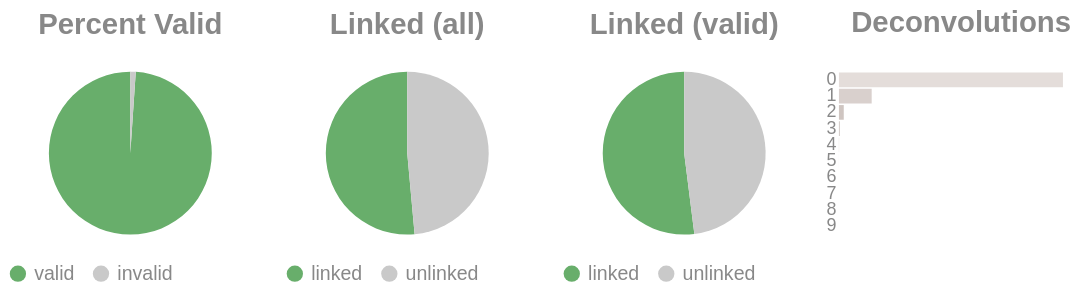

Write notebook code for a chart like this one.
### Code cell
if SKIPLR:
    pass
else:
    clash = Counter()
    for i in valids['molecule'].to_list():
        _mol = i.split("-")
        if len(_mol) == 1:
            clash.update('0')
        else:
            clash.update(_mol[-1])

    _d = {"deconvolutions": [], 'count': []}
    for k,v in clash.items():
        _d['deconvolutions'].append(k)
        _d['count'].append(v)

    tot_valid = valids['reads'].sum()
    mask = valids['reads'] >= 2
    n_linked_reads = valids.filter(mask)['reads'].sum()
    if n_linked_reads == 0:
        print_html("No linked molecules (>=2 reads) were detected; skipping linked-only distributions.")
        SKIPLR = True
    else:
        perc_valid = round(tot_valid / n_reads, 4)
        linked_perc_abs = round(n_linked_reads / n_reads, 4)
        linked_perc = round(n_linked_reads / tot_valid, 4)

    _valid = pl.DataFrame({"valids": ['valid', 'invalid'], "count": [tot_valid, n_reads - tot_valid]})
    _linked_abs = pl.DataFrame({"linked (absolute)": ['linked', 'unlinked'], "count": [n_linked_reads, n_reads - n_linked_reads]})
    _linked_rel = pl.DataFrame({"linked (valids)": ['linked', 'unlinked'], "count": [n_linked_reads, tot_valid - n_linked_reads]})

    (
        alt.hconcat(
            piechart(_valid, goodval = 'valid', title = "Percent Valid"),
            piechart(_linked_abs, goodval = "linked", title =  "Linked (all)"),
            piechart(_linked_rel, goodval = "linked", title =  "Linked (valid)"),
            convolutionbar(pl.DataFrame(_d), title = "Deconvolutions"),
            center = True,
            bounds = 'flush'
        )
        .resolve_scale(color='independent')
        .resolve_legend('independent')
        .properties(usermeta={'embedOptions': {"actions": False}})
    ).display()

### Figure 1 — Vega-Lite specification as saved in the notebook (floating-point values rounded to 4 significant figures)
{"width": "container", "height": 400, "config": {"title": {"anchor": "start", "dy": -15, "fontSize": 18, "color": "#888888", "subtitleColor": "#888888", "subtitleFontSize": 14}, "arc": {"fill": "#0072B2"}, "axis": {"domainColor": "#888888", "domainWidth": 0.5, "gridWidth": 0.2, "grid": false, "titleFontWeight": 400, "titleFontSize": 15, "labelFontSize": 11, "labelColor": "#888888", "tickColor": "#888888", "tickWidth": 0.2, "titleColor": "#888888"}, "axisBand": {"grid": false}, "axisX": {"grid": true, "tickSize": 10, "domainCap": "round"}, "axisY": {"domain": false, "grid": true, "tickSize": 0, "domainCap": "round"}, "background": "transparent", "header": {"labelFontSize": 15, "labelColor": "#888888", "titleFontSize": 15, "titleFontWeight": 600, "titleColor": "#888888"}, "legend": {"labelFont": "sans-serif", "labelFontSize": 12, "labelColor": "#888888", "symbolSize": 100, "symbolType": "circle", "titleFontSize": 12, "titlePadding": 10, "titleColor": "#888888", "title": null}, "range": {"category": ["#E69F00", "#56B4E9", "#009E73", "#F0E442", "#0072B2", "#D55E00", "#CC79A7", "#000000"], "diverging": ["#cfe8f3", "#a2d4ec", "#73bfe2", "#46abdb", "#1696d2", "#12719e"]}, "area": {"fill": "#0072B2", "fillOpacity": 0.7, "line": true, "strokeOpacity": 0.7}, "line": {"color": "#0072B2", "stroke": "#0072B2", "strokeWidth": 2}, "trail": {"color": "#0072B2", "stroke": "#0072B2", "strokeWidth": 0, "size": 1}, "point": {"filled": true, "fillOpacity": 1.0, "size": 95}, "text": {"color": "#888888", "fontSize": 11, "align": "right", "fontWeight": 400, "size": 11}, "bar": {"fill": "#0072B2", "stroke": null}, "view": {"stroke": null, "continuousWidth": 660, "continuousHeight": 400}}, "hconcat": [{"data": {"name": "data-3ddc9c2eabccddf67e929029d54c8c9b"}, "mark": {"type": "arc"}, "encoding": {"color": {"field": "valids", "legend": {"orient": "bottom", "title": null}, "scale": {"domain": ["valid", "invalid"], "range": ["#68ae6b", "#C9C9C9"]}, "title": "Valids", "type": "nominal"}, "theta": {"field": "count", "type": "quantitative"}, "tooltip": [{"field": "valids", "title": "Valids", "type": "ordinal"}, {"field": "percent", "format": ".2%", "title": "Percent", "type": "quantitative"}, {"field": "count", "title": "Count", "type": "quantitative"}]}, "height": 100, "title": {"text": "Percent Valid", "align": "center", "anchor": "middle"}, "transform": [{"calculate": "datum.count / 8415566", "as": "percent"}], "width": 150}, {"data": {"name": "data-ca3be46b883444f988daa0b9531bb801"}, "mark": {"type": "arc"}, "encoding": {"color": {"field": "linked (absolute)", "legend": {"orient": "bottom", "title": null}, "scale": {"domain": ["linked", "unlinked"], "range": ["#68ae6b", "#C9C9C9"]}, "title": "Linked (Absolute)", "type": "nominal"}, "theta": {"field": "count", "type": "quantitative"}, "tooltip": [{"field": "linked (absolute)", "title": "Linked (Absolute)", "type": "ordinal"}, {"field": "percent", "format": ".2%", "title": "Percent", "type": "quantitative"}, {"field": "count", "title": "Count", "type": "quantitative"}]}, "height": 100, "title": {"text": "Linked (all)", "align": "center", "anchor": "middle"}, "transform": [{"calculate": "datum.count / 8415566", "as": "percent"}], "width": 150}, {"data": {"name": "data-6317ca548081e653038684c72bd2394d"}, "mark": {"type": "arc"}, "encoding": {"color": {"field": "linked (valids)", "legend": {"orient": "bottom", "title": null}, "scale": {"domain": ["linked", "unlinked"], "range": ["#68ae6b", "#C9C9C9"]}, "title": "Linked (Valids)", "type": "nominal"}, "theta": {"field": "count", "type": "quantitative"}, "tooltip": [{"field": "linked (valids)", "title": "Linked (Valids)", "type": "ordinal"}, {"field": "percent", "format": ".2%", "title": "Percent", "type": "quantitative"}, {"field": "count", "title": "Count", "type": "quantitative"}]}, "height": 100, "title": {"text": "Linked (valid)", "align": "center", "anchor": "middle"}, "transform": [{"calculate": "datum.count / 8325682", "as": "percent"}], "width": 150}, {"data": {"name": "data-4dbf3c8556dfcbf9aaf5141137fa171b"}, "mark": {"type": "bar"}, "encoding": {"color": {"field": "deconvolutions", "legend": null, "scale": {"scheme": "lightgreyred"}, "type": "nominal"}, "tooltip": [{"field": "deconvolutions", "title": "Deconvolutions", "type": "ordinal"}, {"field": "percent", "format": ".2%", "title": "Percent", "type": "quantitative"}, {"field": "count", "title": "Count", "type": "quantitative"}], "x": {"axis": null, "field": "count", "type": "quantitative"}, "y": {"field": "deconvolutions", "sort": "ascending", "title": null, "type": "nominal"}}, "height": 100, "title": {"text": "Deconvolutions", "align": "center", "anchor": "middle"}, "transform": [{"calculate": "datum.count / 5370614", "as": "percent"}], "width": 150}], "bounds": "flush", "center": true, "resolve": {"legend": {"angle": "independent"}, "scale": {"color": "independent"}}, "usermeta": {"embedOptions": {"actions": false}}, "$schema": "https://vega.github.io/schema/vega-lite/v6.4.1.json", "datasets": {"data-3ddc9c2eabccddf67e929029d54c8c9b": [{"valids": "valid", "count": 8325682}, {"valids": "invalid", "count": 89884}], "data-ca3be46b883444f988daa0b9531bb801": [{"linked (absolute)": "linked", "count": 4328936}, {"linked (absolute)": "unlinked", "count": 4086630}], "data-6317ca548081e653038684c72bd2394d": [{"linked (valids)": "linked", "count": 4328936}, {"linked (valids)": "unlinked", "count": 3996746}], "data-4dbf3c8556dfcbf9aaf5141137fa171b": [{"deconvolutions": "0", "count": 4583751}, {"deconvolutions": "1", "count": 669928}, {"deconvolutions": "2", "count": 98783}, {"deconvolutions": "3", "count": 15130}, {"deconvolutions": "4", "count": 2480}, {"deconvolutions": "5", "count": 432}, {"deconvolutions": "6", "count": 87}, {"deconvolutions": "7", "count": 17}, {"deconvolutions": "8", "count": 5}, {"deconvolutions": "9", "count": 1}]}}
